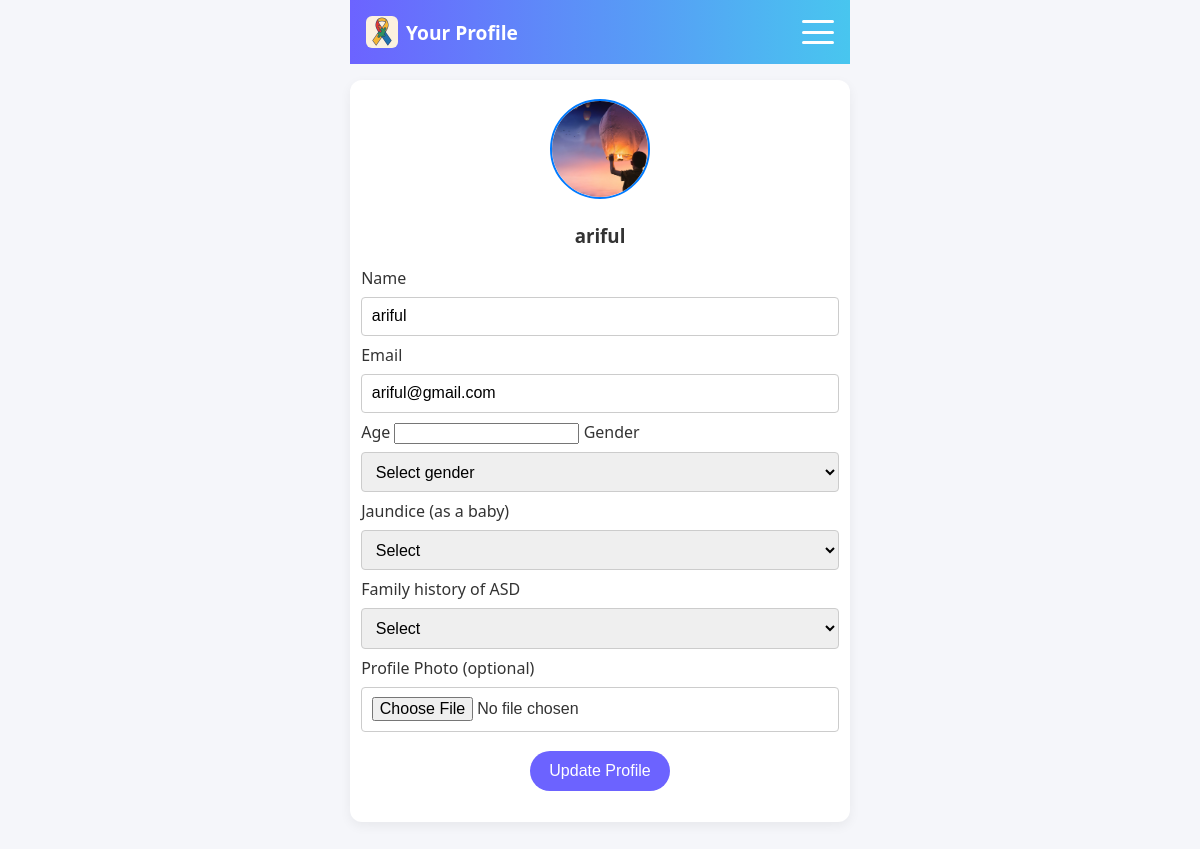
The app's page /profile.php (signed in) with its own data.
### tables this page shows
CREATE TABLE users (
        id INTEGER PRIMARY KEY AUTOINCREMENT,
        name TEXT NOT NULL,
        email TEXT NOT NULL UNIQUE,
        password TEXT NOT NULL,
        created_at DATETIME DEFAULT CURRENT_TIMESTAMP,
        profile_photo TEXT
    , age INTEGER, gender TEXT, jaundice TEXT, family_history TEXT);

### config.php (called while the page is built, shortened)
<?php
$DATABASE_PATH = __DIR__ . '/data/app.sqlite';
function get_db() {
    global $DATABASE_PATH;
    $pdo = new PDO('sqlite:' . $DATABASE_PATH);
    $pdo->setAttribute(PDO::ATTR_ERRMODE, PDO::ERRMODE_EXCEPTION);
    return $pdo;
}
function current_user() {
    $pdo = get_db();
    $stmt = $pdo->prepare('SELECT id, name, email, created_at, profile_photo FROM users WHERE id = :id');
    $stmt->execute([':id' => $_SESSION['user_id']]);
    return $stmt->fetch(PDO::FETCH_ASSOC);
}

### profile.php (the view, shortened to what this page needs)
<?php
require_once __DIR__ . '/config.php';
$user = current_user();
?>
<!DOCTYPE html>
<html lang="en">
<head>
    <link rel="stylesheet" href="assets/styles.css">
</head>
<body>
    <div class="mobile-header">
        <div class="logo-name">
            <img src="assets/autism_art.png" alt="ASD art">
            <span>Your Profile</span>
        </div>
        <label for="menu-toggle" class="burger" aria-label="Toggle navigation">
            <span></span>
            <span></span>
            <span></span>
        </label>
    </div>
    <main>
        <div class="container">
            <div style="text-align:center; margin-bottom:1rem;">
                <?php if (!empty($user['profile_photo'])): ?>
                    <img src="<?= htmlspecialchars($user['profile_photo']) ?>" alt="Profile Photo" style="width:100px;height:100px;border-radius:50%;object-fit:cover;border:2px solid #007bff;">
                <?php else: ?>
                    <div style="width:100px;height:100px;border-radius:50%;background-color:#dee2e6;display:inline-flex;align-items:center;justify-content:center;font-size:2rem;color:#6c757d;">👤</div>
                <?php endif; ?>
                <h3><?= htmlspecialchars($user['name']) ?></h3>
            </div>
            <form method="post" action="profile.php" enctype="multipart/form-data">
                <label for="name">Name</label>
                <input type="text" name="name" id="name" value="<?= htmlspecialchars($user['name']) ?>" required>
                <label for="email">Email</label>
                <input type="email" name="email" id="email" value="<?= htmlspecialchars($user['email']) ?>" required>
                <label for="age">Age</label>
                <input type="number" name="age" id="age" min="0" value="<?= htmlspecialchars($user['age'] ?? '') ?>" required>
                <label for="gender">Gender</label>
                <select name="gender" id="gender" required>
                    <option value="" disabled <?= empty($user['gender']) ? 'selected' : '' ?>>Select gender</option>
                </select>
                <label for="jaundice">Jaundice (as a baby)</label>
                <select name="jaundice" id="jaundice" required>
                    <option value="" disabled <?= empty($user['jaundice']) ? 'selected' : '' ?>>Select</option>
                </select>
                <label for="family_history">Family history of ASD</label>
                <select name="family_history" id="family_history" required>
                    <option value="" disabled <?= empty($user['family_history']) ? 'selected' : '' ?>>Select</option>
                </select>
                <label for="photo">Profile Photo (optional)</label>
                <input type="file" name="photo" id="photo" accept="image/*">
                <input type="submit" value="Update Profile">
            </form>
        </div>
    </main>
</body>
</html>

### assets/styles.css (style rules this page uses)
html, body { width: 100%; min-height: 100vh; overflow-x: hidden; }
* { box-sizing: border-box; }
body { margin: 0; padding: 0; font-family: 'Segoe UI', Tahoma, sans-serif; background-color: #f5f6fa; color: #333; }
:root { --primary-color: #6C63FF; --primary-dark: #5245cf; --accent-color: #48C6EF; --background-card: #ffffff; --background-page: #f5f6fa; --text-color: #333; }
main { padding: 1rem; display: flex; flex-direction: column; align-items: center; }
.container { width: 100%; max-width: 500px; background-color: var(--background-card); padding: 1.2rem 0.7rem; box-sizing: border-box; border-radius: 12px; box-shadow: 0 4px 12px rgba(0,0,0,0.06); margin-bottom: 1.5rem; }
form input[type="text"], form input[type="email"], form input[type="password"], form input[type="file"], form select, form textarea { width: 100%; padding: 0.6rem; margin: 0.5rem 0; border: 1px solid #ccc; border-radius: 4px; font-size: 1rem; }
button, input[type="submit"] { background-color: var(--primary-color); color: white; border: none; padding: 0.7rem 1.2rem; font-size: 1rem; border-radius: 20px; cursor: pointer; display: block; margin: 0.7rem auto; transition: background-color 0.2s ease; }
.mobile-header { background: linear-gradient(90deg, var(--primary-color) 0%, var(--accent-color) 100%); color: #fff; display: flex; align-items: center; justify-content: space-between; padding: 1rem; position: relative; width: 100%; max-width: 500px; margin: 0 auto; }
.logo-name { display: flex; align-items: center; gap: 0.5rem; font-size: 1.2rem; font-weight: 600; }
.logo-name img { width: 32px; height: 32px; border-radius: 6px; object-fit: cover; }
.burger { width: 32px; height: 24px; position: relative; display: flex; flex-direction: column; justify-content: space-between; cursor: pointer; transition: transform 0.3s ease; }
.burger span { display: block; height: 3px; background: #fff; border-radius: 2px; transition: transform 0.3s ease, opacity 0.3s ease; }

### records on screen
users: profile_photo (picture), name "ariful", email "ariful@gmail.com"
